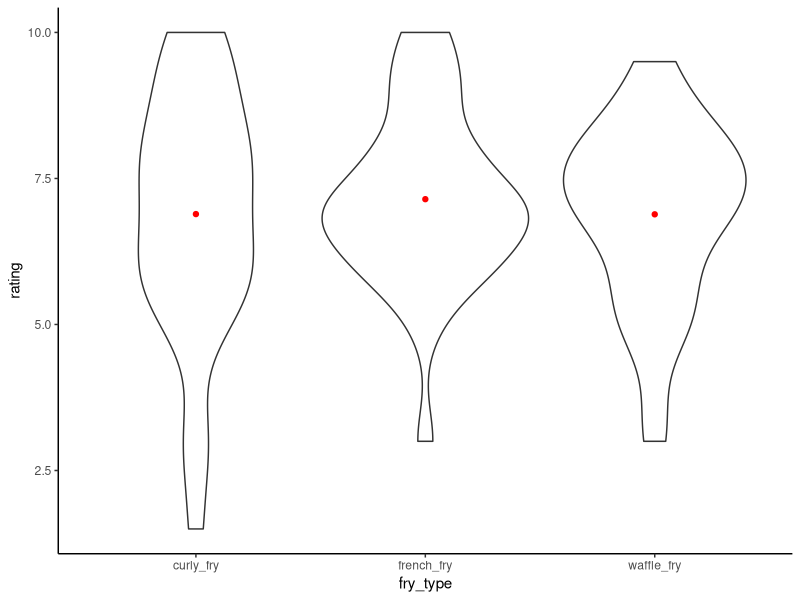
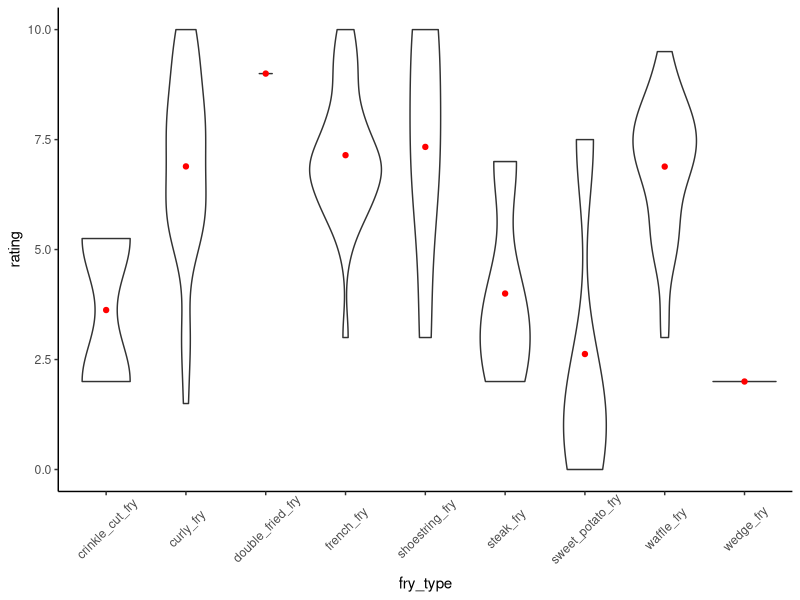
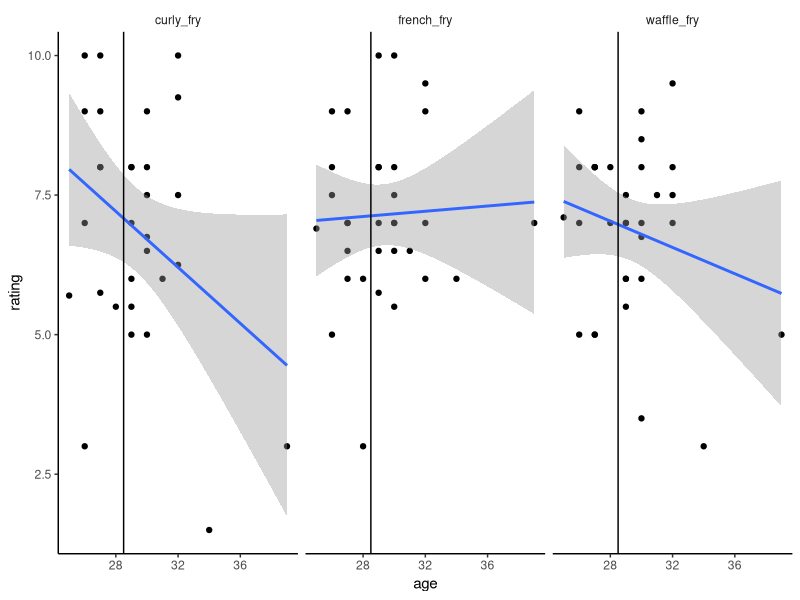
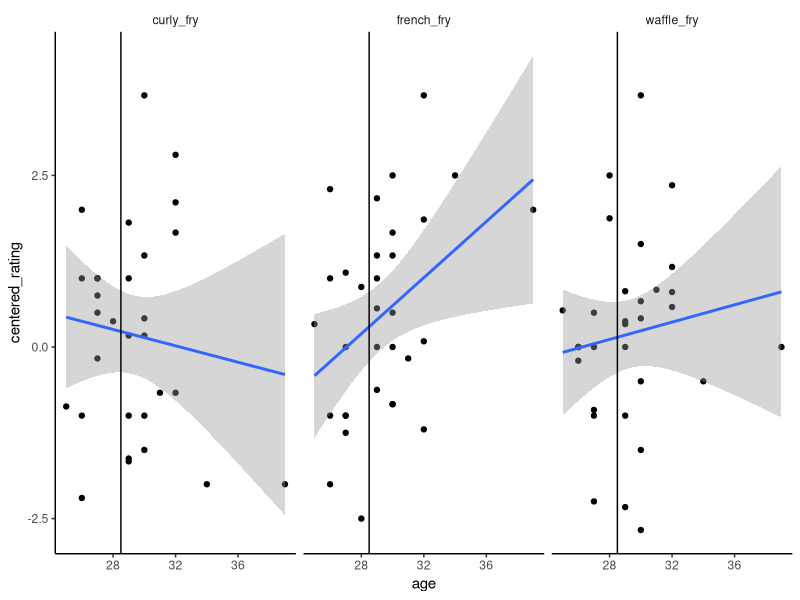
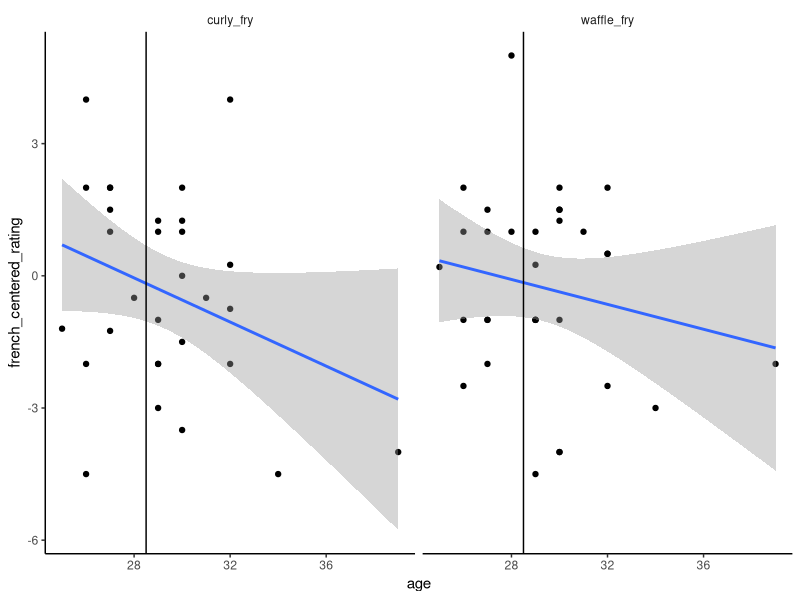
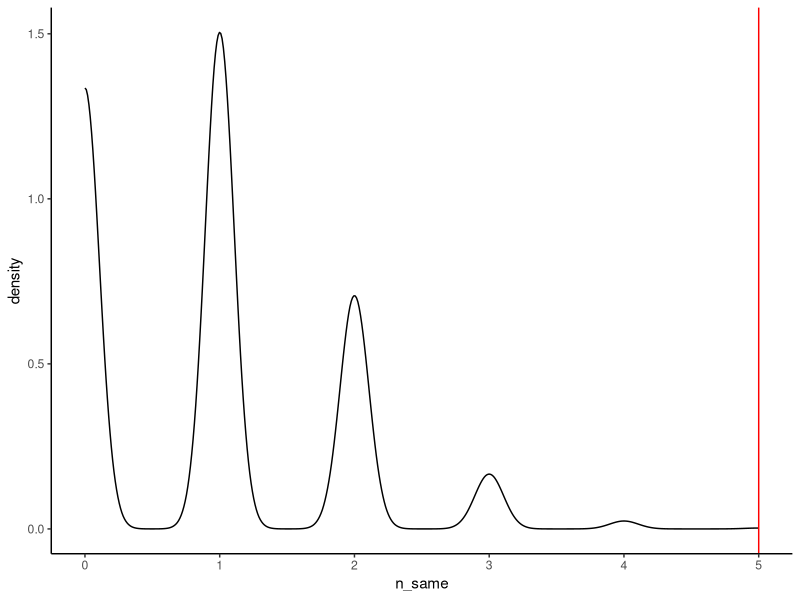

These charts were generated, in order, by the following R code:
## ---- chunk 1
knitr::opts_chunk$set(echo = FALSE, warning = FALSE, message = FALSE,dev.args = list(bg = 'transparent'))
library(tidyverse)
library(here)
library(tufte)
library(sjmisc)

theme_update(strip.background =element_rect(fill="transparent"),
    panel.background = element_rect(fill = "transparent"), # bg of the panel
    plot.background = element_rect(fill = "transparent", color = NA), # bg of the plot
    panel.grid.major = element_blank(), # get rid of major grid
    panel.grid.minor = element_blank(), # get rid of minor grid
    legend.background = element_rect(fill = "transparent"), # get rid of legend bg
    legend.box.background = element_rect(fill = "transparent"), # get rid of legend panel bg
    legend.key = element_rect(fill = "transparent", colour = NA), # get rid of key legend fill, and of the surrounding
    axis.line = element_line(colour = "black"))

## ---- chunk 2
data <- read_csv(here("data/fry_data.csv"))
## ---- chunk 3
fry_cols <- c("waffle_fry", "french_fry", "curly_fry", "shoestring_fry", "steak_fry", "crinkle_cut_fry", "sweet_potato_fry", "double_fried_fry", "wedge_fry")

main_fries <- c("french_fry", "waffle_fry", "curly_fry")
  
data <- data %>%
  rowwise() %>%
  mutate(participant_mean = mean(c_across(fry_cols), na.rm = TRUE),
         french_baseline = french_fry) %>%
  ungroup() %>%
  pivot_longer(cols = fry_cols, names_to = "fry_type", values_to = "rating") %>%
  mutate(centered_rating = rating - participant_mean,
         french_centered_rating = rating - french_baseline)

n_participants <- length(unique(data$participant_id))
## ---- chunk 4
data %>%
  filter(fry_type %in% main_fries) %>%
  ggplot(aes(x = fry_type, y = rating)) + 
  geom_violin(fill = NA) +
  stat_summary(fun = "mean",
               geom = "point",
               color = "red") 
## ---- chunk 5
data %>%
  ggplot(aes(x = fry_type, y = rating)) + 
  geom_violin(fill = NA) +
  stat_summary(fun = "mean",
               geom = "point",
               color = "red") +
  theme(axis.text.x=element_text(angle = 45, vjust = 0.6))
## ---- chunk 6
data %>%
  filter(fry_type %in% main_fries) %>%
  ggplot(aes(x = age, y = rating, group = fry_type)) +
  geom_point() +
  facet_wrap(~fry_type) +
  geom_smooth(method='lm') +
  geom_vline(xintercept = 28.5) 
## ---- chunk 7
data %>%
  filter(fry_type %in% main_fries) %>%
  ggplot(aes(x = age, y = centered_rating, group = fry_type)) +
  geom_point() +
  facet_wrap(~fry_type) +
  geom_smooth(method='lm') +
  geom_vline(xintercept = 28.5) 
## ---- chunk 8
data %>%
  filter(fry_type %in% c("curly_fry", "waffle_fry")) %>%
  ggplot(aes(x = age, y = french_centered_rating, group = fry_type)) +
  geom_point() +
  facet_wrap(~fry_type) +
  geom_smooth(method='lm') +
  geom_vline(xintercept = 28.5) 
## ---- chunk 9
n_same <- data %>%
  distinct(participant_id, age) %>%
  filter(participant_id == age) %>%
  nrow()

distincts <- data %>%
  distinct(participant_id, age) 

ids = distincts$participant_id %>% data.frame()

id_rep<- rep(ids, 10000) %>%
  data.frame()

resampled <- replicate(10000,sample(distincts$age,replace=TRUE)) %>%
  data.frame() 

diff <- resampled-id_rep 

zeros <- colSums(diff==0) %>%
  data.frame()
names(zeros) = c("n_same")

n_more_extreme <- zeros %>%
  filter(n_same >= 5) %>%
  nrow()

ggplot(zeros, aes(x = n_same)) +
  geom_density() +
  geom_vline(xintercept = 5, color = "red") 
